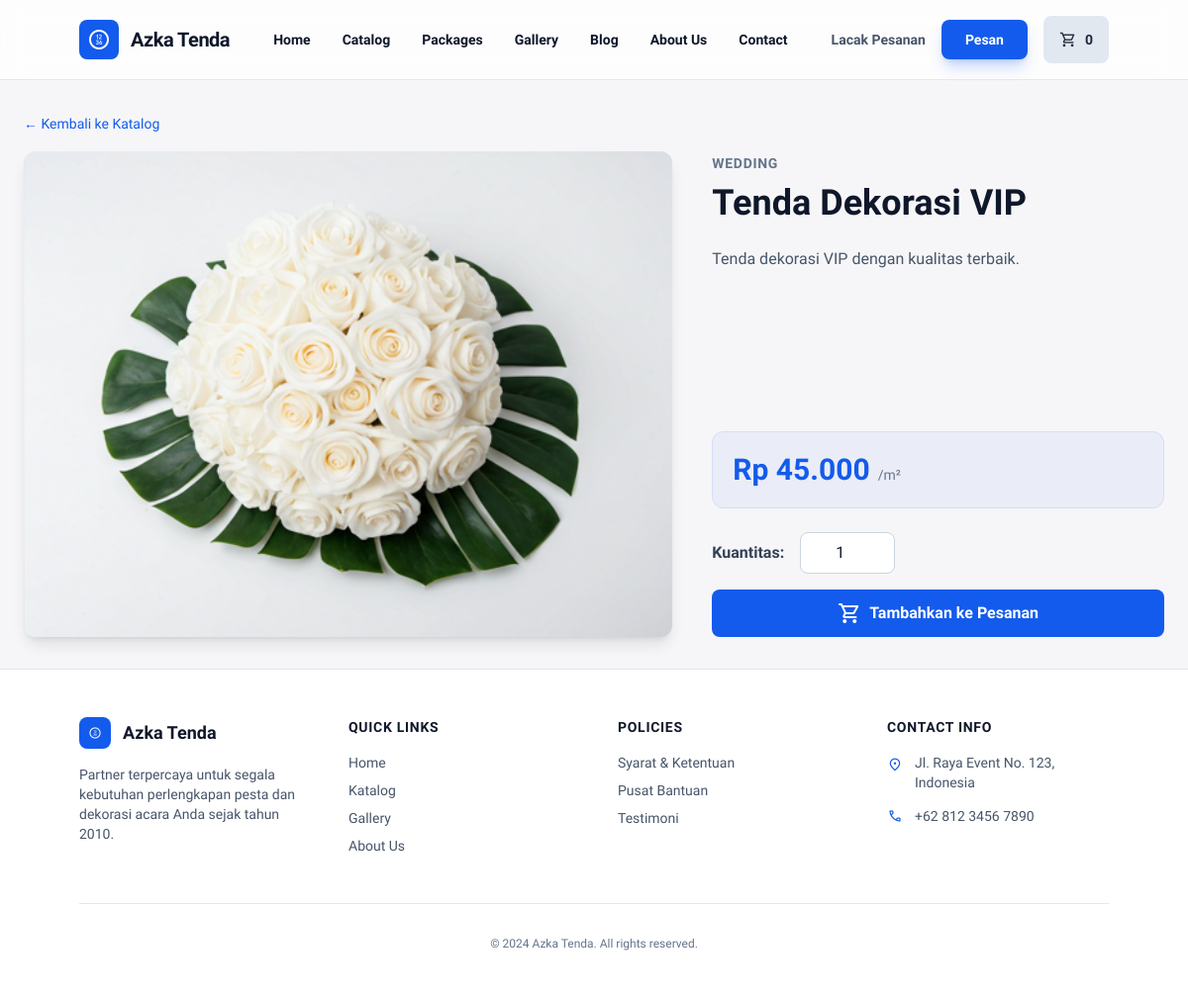
Screenshot of /product.php?id=1 with the database file from the repository.
### tables this page shows
CREATE TABLE products (
    id INT AUTO_INCREMENT PRIMARY KEY,
    category_id INT,
    name VARCHAR(255) NOT NULL,
    price DECIMAL(10,2) NOT NULL,
    unit VARCHAR(50) NOT NULL,
    image VARCHAR(500),
    description TEXT,
    FOREIGN KEY (category_id) REFERENCES categories(id)
);

CREATE TABLE categories (
    id INT AUTO_INCREMENT PRIMARY KEY,
    name VARCHAR(100) NOT NULL
);

### product.php (the view, shortened to what this page needs)
<?php
include 'includes/config.php';
$product_id = (int)$_GET['id'];
$query = "SELECT p.*, c.name as category_name FROM products p LEFT JOIN categories c ON p.category_id = c.id WHERE p.id = $product_id";
$result = $conn->query($query);
$product = $result->fetch_assoc();
?>
<?php include 'includes/header.php'; ?>
<main class="max-w-[1200px] mx-auto w-full px-6 py-8 flex-1">
    <div class="mb-4">
        <a href="catalog.php" class="text-sm text-primary hover:underline">&larr; Kembali ke Katalog</a>
    </div>
    <div class="grid grid-cols-1 lg:grid-cols-12 gap-10">
        <div class="lg:col-span-7 flex flex-col gap-4">
            <div class="w-full aspect-[4/3] rounded-xl overflow-hidden shadow-lg bg-slate-200 dark:bg-slate-800">
                <div class="w-full h-full bg-cover bg-center" style="background-image: url('<?= htmlspecialchars($product['image']) ?>')"></div>
            </div>
        </div>
        <div class="lg:col-span-5 flex flex-col gap-6">
            <div>
                <span class="text-sm font-semibold text-slate-500 uppercase tracking-wider"><?= htmlspecialchars($product['category_name']) ?></span>
                <h1 class="text-4xl font-black text-slate-900 dark:text-slate-100 mt-2"><?= htmlspecialchars($product['name']) ?></h1>
            </div>
            <p class="text-slate-600 dark:text-slate-400 leading-relaxed"><?= nl2br(htmlspecialchars($product['description'])) ?></p>
            <div class="p-5 rounded-xl bg-primary/5 dark:bg-primary/10 border border-primary/10 mt-auto">
                <div class="flex items-baseline gap-2">
                    <span class="text-3xl font-bold text-primary">Rp <?= number_format($product['price'], 0, ',', '.') ?></span>
                    <span class="text-slate-500 text-sm"><?= htmlspecialchars($product['unit']) ?></span>
                </div>
            </div>
            <form action="cart_action.php" method="POST" class="flex flex-col gap-4">
                <div class="flex items-center gap-4">
                    <label for="quantity" class="font-semibold text-slate-700 dark:text-slate-300">Kuantitas:</label>
                    <input type="number" id="quantity" name="quantity" value="1" min="1" class="w-24 p-2 border border-slate-300 rounded-lg text-center dark:bg-slate-800 dark:border-slate-700">
                </div>
                <button type="submit" class="w-full bg-primary text-white font-bold rounded-lg px-6 h-12 flex items-center justify-center gap-2 hover:bg-blue-700 transition-colors">
                    <span class="material-symbols-outlined">shopping_cart</span>
                    Tambahkan ke Pesanan
                </button>
            </form>
        </div>
    </div>
</main>
<?php include 'includes/footer.php'; ?>

### includes/header.php (style rules this page uses)
body { font-family: 'Work Sans', sans-serif; }

### rows the page displays
products: image (picture), category.name "WEDDING", name "Tenda Dekorasi VIP", description "Tenda dekorasi VIP dengan kualitas terbaik.", price "45.000", unit "/m²"

### other values shown
$cart_count "0"
